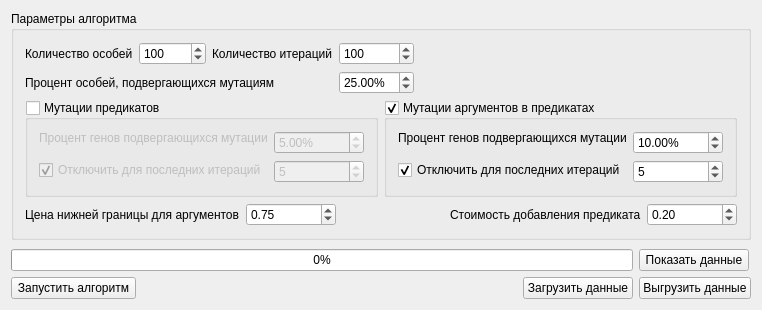
<?xml version="1.0" encoding="UTF-8"?>
<ui version="4.0">
 <class>MainWidgetClass</class>
 <widget class="QMainWindow" name="MainWidgetClass">
  <property name="geometry">
   <rect>
    <x>0</x>
    <y>0</y>
    <width>738</width>
    <height>310</height>
   </rect>
  </property>
  <property name="windowTitle">
   <string>Генетический алгоритм</string>
  </property>
  <widget class="QWidget" name="centralWidget">
   <layout class="QVBoxLayout" name="verticalLayout_2">
    <item>
     <widget class="QGroupBox" name="groupBox_2">
      <property name="title">
       <string>Параметры алгоритма</string>
      </property>
      <layout class="QVBoxLayout" name="verticalLayout">
       <item>
        <layout class="QHBoxLayout" name="horizontalLayout">
         <item>
          <layout class="QGridLayout" name="gridLayout_2">
           <item row="0" column="0">
            <widget class="QLabel" name="label_3">
             <property name="sizePolicy">
              <sizepolicy hsizetype="Minimum" vsizetype="Minimum">
               <horstretch>0</horstretch>
               <verstretch>0</verstretch>
              </sizepolicy>
             </property>
             <property name="text">
              <string>Количество особей</string>
             </property>
            </widget>
           </item>
           <item row="0" column="1">
            <widget class="QSpinBox" name="sbIndivids">
             <property name="minimum">
              <number>2</number>
             </property>
             <property name="maximum">
              <number>1000000</number>
             </property>
             <property name="stepType">
              <enum>QAbstractSpinBox::StepType::AdaptiveDecimalStepType</enum>
             </property>
             <property name="value">
              <number>100</number>
             </property>
            </widget>
           </item>
           <item row="0" column="2">
            <widget class="QLabel" name="label_4">
             <property name="sizePolicy">
              <sizepolicy hsizetype="Minimum" vsizetype="Minimum">
               <horstretch>0</horstretch>
               <verstretch>0</verstretch>
              </sizepolicy>
             </property>
             <property name="text">
              <string>Количество итераций</string>
             </property>
            </widget>
           </item>
           <item row="0" column="3">
            <widget class="QSpinBox" name="sbIterations">
             <property name="minimum">
              <number>2</number>
             </property>
             <property name="maximum">
              <number>1000000</number>
             </property>
             <property name="stepType">
              <enum>QAbstractSpinBox::StepType::AdaptiveDecimalStepType</enum>
             </property>
             <property name="value">
              <number>100</number>
             </property>
            </widget>
           </item>
           <item row="1" column="0" colspan="3">
            <widget class="QLabel" name="label_7">
             <property name="text">
              <string>Процент особей, подвергающихся мутациям</string>
             </property>
            </widget>
           </item>
           <item row="1" column="3">
            <widget class="QDoubleSpinBox" name="sbMutationsIndivids">
             <property name="minimumSize">
              <size>
               <width>70</width>
               <height>0</height>
              </size>
             </property>
             <property name="suffix">
              <string>%</string>
             </property>
             <property name="maximum">
              <double>100.000000000000000</double>
             </property>
             <property name="value">
              <double>25.000000000000000</double>
             </property>
            </widget>
           </item>
          </layout>
         </item>
         <item>
          <spacer name="horizontalSpacer_2">
           <property name="orientation">
            <enum>Qt::Orientation::Horizontal</enum>
           </property>
           <property name="sizeHint" stdset="0">
            <size>
             <width>40</width>
             <height>20</height>
            </size>
           </property>
          </spacer>
         </item>
        </layout>
       </item>
       <item>
        <layout class="QHBoxLayout" name="horizontalLayout_5">
         <item>
          <widget class="QGroupBox" name="gbMutationPredicates">
           <property name="title">
            <string>Мутации предикатов</string>
           </property>
           <property name="checkable">
            <bool>true</bool>
           </property>
           <property name="checked">
            <bool>false</bool>
           </property>
           <layout class="QFormLayout" name="formLayout">
            <item row="0" column="0">
             <widget class="QLabel" name="label_2">
              <property name="sizePolicy">
               <sizepolicy hsizetype="Fixed" vsizetype="Fixed">
                <horstretch>0</horstretch>
                <verstretch>0</verstretch>
               </sizepolicy>
              </property>
              <property name="text">
               <string>Процент генов подвергающихся мутации</string>
              </property>
             </widget>
            </item>
            <item row="0" column="1">
             <widget class="QDoubleSpinBox" name="sbMutationsPredicates">
              <property name="minimumSize">
               <size>
                <width>90</width>
                <height>0</height>
               </size>
              </property>
              <property name="suffix">
               <string>%</string>
              </property>
              <property name="maximum">
               <double>100.000000000000000</double>
              </property>
              <property name="value">
               <double>5.000000000000000</double>
              </property>
             </widget>
            </item>
            <item row="1" column="0">
             <widget class="QCheckBox" name="cbSkipMutationsPredicates">
              <property name="text">
               <string>Отключить для последних итераций</string>
              </property>
              <property name="checked">
               <bool>true</bool>
              </property>
             </widget>
            </item>
            <item row="1" column="1">
             <widget class="QSpinBox" name="sbSkipMutationsPredicates">
              <property name="minimum">
               <number>1</number>
              </property>
              <property name="maximum">
               <number>100</number>
              </property>
              <property name="value">
               <number>5</number>
              </property>
             </widget>
            </item>
           </layout>
          </widget>
         </item>
         <item>
          <widget class="QGroupBox" name="gbMutationArguments">
           <property name="title">
            <string>Мутации аргументов в предикатах</string>
           </property>
           <property name="checkable">
            <bool>true</bool>
           </property>
           <property name="checked">
            <bool>true</bool>
           </property>
           <layout class="QFormLayout" name="formLayout_2">
            <item row="0" column="0">
             <widget class="QLabel" name="label_5">
              <property name="sizePolicy">
               <sizepolicy hsizetype="Fixed" vsizetype="Fixed">
                <horstretch>0</horstretch>
                <verstretch>0</verstretch>
               </sizepolicy>
              </property>
              <property name="text">
               <string>Процент генов подвергающихся мутации</string>
              </property>
             </widget>
            </item>
            <item row="0" column="1">
             <widget class="QDoubleSpinBox" name="sbMutationsArguments">
              <property name="minimumSize">
               <size>
                <width>90</width>
                <height>0</height>
               </size>
              </property>
              <property name="suffix">
               <string>%</string>
              </property>
              <property name="maximum">
               <double>100.000000000000000</double>
              </property>
              <property name="value">
               <double>10.000000000000000</double>
              </property>
             </widget>
            </item>
            <item row="1" column="0">
             <widget class="QCheckBox" name="cbSkipMutationsArgumetns">
              <property name="text">
               <string>Отключить для последних итераций</string>
              </property>
              <property name="checked">
               <bool>true</bool>
              </property>
             </widget>
            </item>
            <item row="1" column="1">
             <widget class="QSpinBox" name="sbSkipMutationsArguments">
              <property name="minimum">
               <number>1</number>
              </property>
              <property name="maximum">
               <number>100</number>
              </property>
              <property name="value">
               <number>5</number>
              </property>
             </widget>
            </item>
           </layout>
          </widget>
         </item>
        </layout>
       </item>
       <item>
        <layout class="QHBoxLayout" name="horizontalLayout_2">
         <item>
          <widget class="QLabel" name="label">
           <property name="toolTip">
            <string>Если предикат остался, но поменялись все его аргументы, его цена будет такая.</string>
           </property>
           <property name="text">
            <string>Цена нижней границы для аргументов</string>
           </property>
          </widget>
         </item>
         <item>
          <widget class="QDoubleSpinBox" name="sbCostArguments">
           <property name="minimumSize">
            <size>
             <width>90</width>
             <height>0</height>
            </size>
           </property>
           <property name="suffix">
            <string/>
           </property>
           <property name="decimals">
            <number>2</number>
           </property>
           <property name="minimum">
            <double>0.010000000000000</double>
           </property>
           <property name="maximum">
            <double>0.990000000000000</double>
           </property>
           <property name="singleStep">
            <double>0.100000000000000</double>
           </property>
           <property name="value">
            <double>0.750000000000000</double>
           </property>
          </widget>
         </item>
         <item>
          <spacer name="horizontalSpacer_3">
           <property name="orientation">
            <enum>Qt::Orientation::Horizontal</enum>
           </property>
           <property name="sizeHint" stdset="0">
            <size>
             <width>40</width>
             <height>20</height>
            </size>
           </property>
          </spacer>
         </item>
         <item>
          <widget class="QLabel" name="label_6">
           <property name="text">
            <string>Стоимость добавления предиката</string>
           </property>
          </widget>
         </item>
         <item>
          <widget class="QDoubleSpinBox" name="sbCostAdding">
           <property name="minimumSize">
            <size>
             <width>90</width>
             <height>0</height>
            </size>
           </property>
           <property name="suffix">
            <string/>
           </property>
           <property name="decimals">
            <number>2</number>
           </property>
           <property name="minimum">
            <double>0.000000000000000</double>
           </property>
           <property name="maximum">
            <double>1.000000000000000</double>
           </property>
           <property name="singleStep">
            <double>0.100000000000000</double>
           </property>
           <property name="value">
            <double>0.200000000000000</double>
           </property>
          </widget>
         </item>
        </layout>
       </item>
      </layout>
     </widget>
    </item>
    <item>
     <spacer name="verticalSpacer">
      <property name="orientation">
       <enum>Qt::Orientation::Vertical</enum>
      </property>
      <property name="sizeHint" stdset="0">
       <size>
        <width>20</width>
        <height>20</height>
       </size>
      </property>
     </spacer>
    </item>
    <item>
     <layout class="QGridLayout" name="gridLayout">
      <item row="0" column="3">
       <widget class="QPushButton" name="pbShowData">
        <property name="sizePolicy">
         <sizepolicy hsizetype="Fixed" vsizetype="Fixed">
          <horstretch>0</horstretch>
          <verstretch>0</verstretch>
         </sizepolicy>
        </property>
        <property name="minimumSize">
         <size>
          <width>110</width>
          <height>0</height>
         </size>
        </property>
        <property name="toolTip">
         <string>Показать все полученные поколения в отдельном окне</string>
        </property>
        <property name="text">
         <string>Показать данные</string>
        </property>
       </widget>
      </item>
      <item row="1" column="0">
       <widget class="QPushButton" name="pbStart">
        <property name="minimumSize">
         <size>
          <width>125</width>
          <height>0</height>
         </size>
        </property>
        <property name="text">
         <string>Запустить алгоритм</string>
        </property>
       </widget>
      </item>
      <item row="1" column="1">
       <spacer name="horizontalSpacer">
        <property name="orientation">
         <enum>Qt::Orientation::Horizontal</enum>
        </property>
        <property name="sizeHint" stdset="0">
         <size>
          <width>13</width>
          <height>20</height>
         </size>
        </property>
       </spacer>
      </item>
      <item row="1" column="2">
       <widget class="QPushButton" name="pbLoad">
        <property name="sizePolicy">
         <sizepolicy hsizetype="Preferred" vsizetype="Fixed">
          <horstretch>0</horstretch>
          <verstretch>0</verstretch>
         </sizepolicy>
        </property>
        <property name="minimumSize">
         <size>
          <width>110</width>
          <height>0</height>
         </size>
        </property>
        <property name="toolTip">
         <string>Считать данные из файла</string>
        </property>
        <property name="text">
         <string>Загрузить данные</string>
        </property>
       </widget>
      </item>
      <item row="1" column="3">
       <widget class="QPushButton" name="pbUpload">
        <property name="sizePolicy">
         <sizepolicy hsizetype="Preferred" vsizetype="Fixed">
          <horstretch>0</horstretch>
          <verstretch>0</verstretch>
         </sizepolicy>
        </property>
        <property name="minimumSize">
         <size>
          <width>110</width>
          <height>0</height>
         </size>
        </property>
        <property name="toolTip">
         <string>Записать все полученные поколения в файл</string>
        </property>
        <property name="text">
         <string>Выгрузить данные</string>
        </property>
       </widget>
      </item>
      <item row="0" column="0" colspan="3">
       <widget class="QProgressBar" name="progressBar">
        <property name="value">
         <number>0</number>
        </property>
        <property name="alignment">
         <set>Qt::AlignmentFlag::AlignCenter</set>
        </property>
        <property name="textVisible">
         <bool>true</bool>
        </property>
        <property name="orientation">
         <enum>Qt::Orientation::Horizontal</enum>
        </property>
       </widget>
      </item>
     </layout>
    </item>
   </layout>
  </widget>
 </widget>
 <layoutdefault spacing="6" margin="11"/>
 <tabstops>
  <tabstop>sbIndivids</tabstop>
  <tabstop>sbIterations</tabstop>
  <tabstop>gbMutationPredicates</tabstop>
  <tabstop>cbSkipMutationsPredicates</tabstop>
  <tabstop>sbSkipMutationsPredicates</tabstop>
  <tabstop>pbShowData</tabstop>
  <tabstop>pbStart</tabstop>
  <tabstop>pbLoad</tabstop>
  <tabstop>pbUpload</tabstop>
 </tabstops>
 <resources>
  <include location="main_widget.qrc"/>
 </resources>
 <connections/>
</ui>
